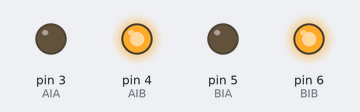
A sketch run on a simulated Arduino Uno, built with avr-gcc and run on an emulated ATmega328P. On the bench: output pins drawn as LEDs (lit = HIGH).

Above: at 1.0 s.
At 3.0 s:
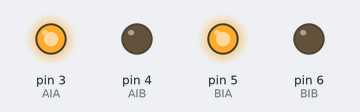
At 5.0 s:
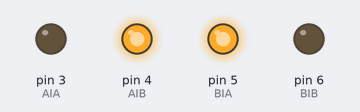
At 7.0 s:
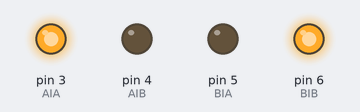
Timing chart, 0 to 10.4 s (numbered marks = the images above):
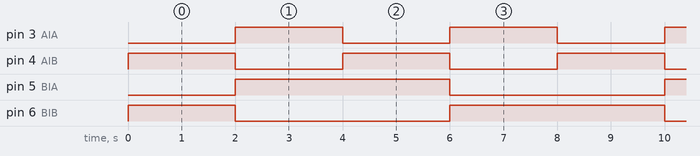

The sketch:

dc_motor_curve.ino
```cpp
const int AIA = 3;
const int AIB = 4;
const int BIA = 5;
const int BIB = 6;
byte speed = 255;

void setup() {
  pinMode(AIA, OUTPUT);
  pinMode(AIB, OUTPUT);
  pinMode(BIA, OUTPUT);
  pinMode(BIB, OUTPUT);
}

void loop() {
  forward();
  delay(2000);
  backward();
  delay(2000);
  left();
  delay(2000);
  right();
  delay(2000);
}
void forward()
{
  analogWrite(AIA, 0);
  analogWrite(AIB, speed);
  analogWrite(BIA, 0);
  analogWrite(BIB, speed);
}
void backward()
{
  analogWrite(AIA, speed);
  analogWrite(AIB, 0);
  analogWrite(BIA, speed);
  analogWrite(BIB, 0);
}
void left()
{
  analogWrite(AIA, 0);
  analogWrite(AIB, speed);
  analogWrite(BIA, speed);
  analogWrite(BIB, 0);
}
void right()
{
  analogWrite(AIA, speed);
  analogWrite(AIB, 0);
  analogWrite(BIA, 0);
  analogWrite(BIB, speed);
}
void up()
{
  speed++;
  if (speed > 255) speed=255;
  forward();
}
void down()
{
  speed--;
  if (speed > 120) speed=120;
  forward();
}
void stop()
{
  speed=200;
  backward();
  delay(200);
  speed=0;
  forward();
}
void turbo()
{
  speed=255;
  forward();
}
```

Measured:
- by itself, pin 3 (AIA), pin 4 (AIB): alternates HIGH for 2.0 s and LOW for 2.0 s
- by itself, pin 5 (BIA): alternates HIGH for 4.0 s and LOW for 4.0 s
- by itself, pin 6 (BIB): repeats every 8.0 s: LOW 4.0 s, HIGH 4.0 s
